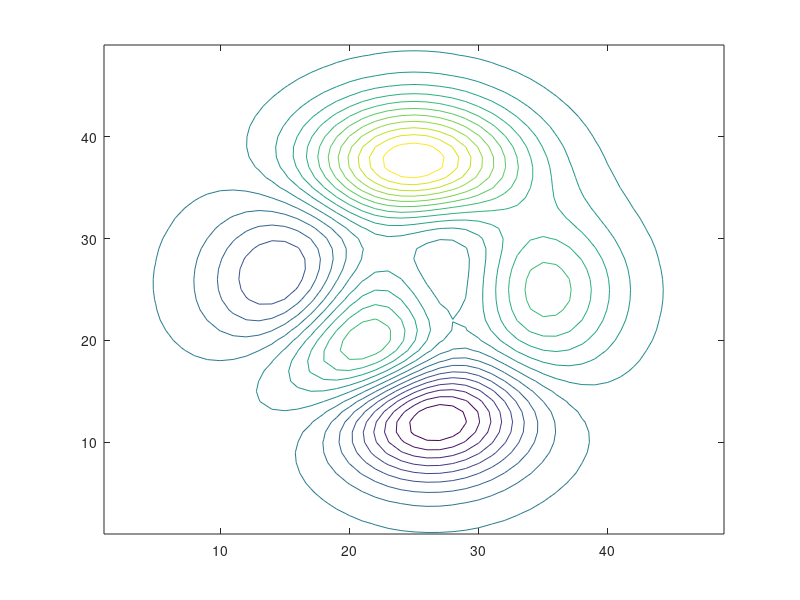
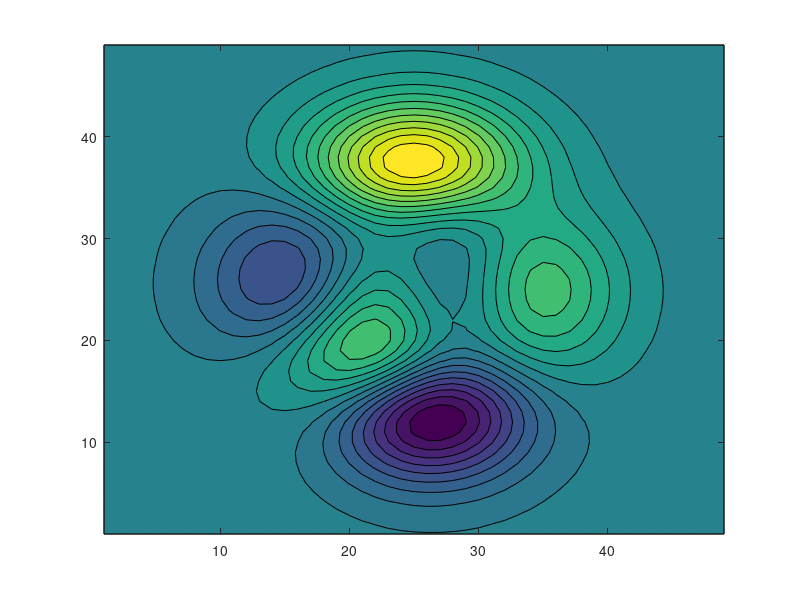
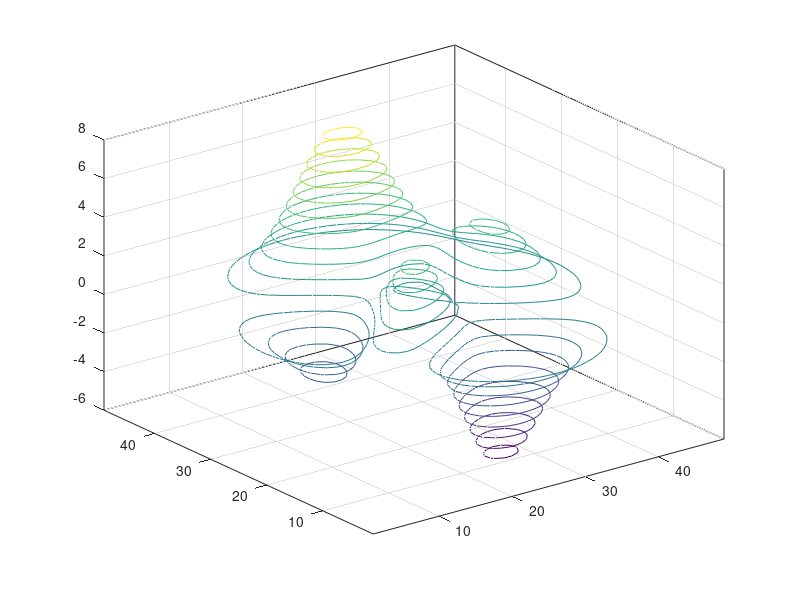
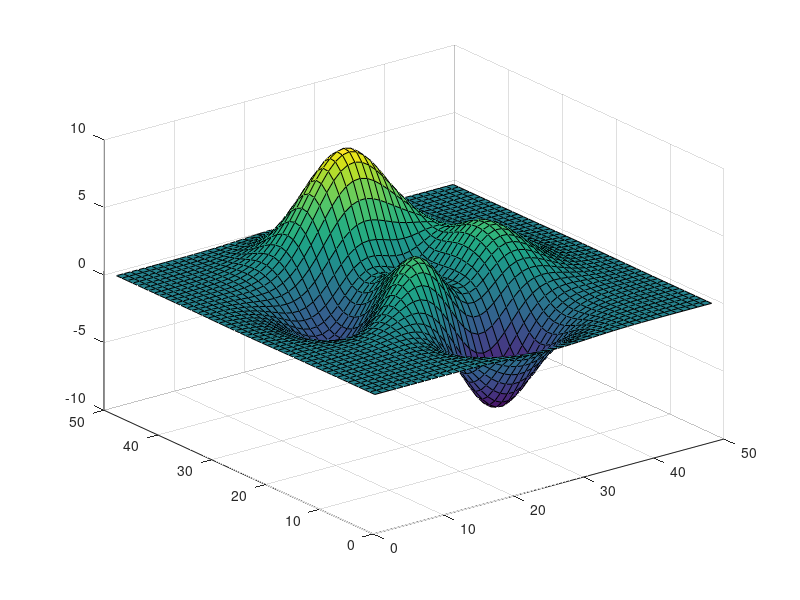

MATLAB code to generate these figures, in order: (Note: this script raises an error after producing the figures.)
% lecture figures

% Contour
figure; contour(peaks,20); 
figure; contourf(peaks,20); 
figure; contour3(peaks,20); 

% Surf
figure; surf(peaks); 
figure; surfc(peaks); 
figure; waterfall(peaks); 
figure; mesh(peaks); 
figure; meshc(peaks); 

% Quiver, Contour, Streamline
figure;
[x,y] = meshgrid(-2:.2:2,-1:.15:1);
z = x .* exp(-x.^2 - y.^2); [px,py] = gradient(z,.2,.15);
contour(x,y,z), hold on
quiver(x,y,px,py);
streamline(x,y,px,py,[-0.5,-0.5,-0.5,-1,-1,-1],[-0.5,0,0.5,-0.5,0,0.5]), hold off, axis image

% Scalar volume
[x y z v] = flow;
figure;
h=contourslice(x,y,z,v,[1:9],[],[0], linspace(-8,2,10));
set(gca,'view',[149.5 44]); 

figure;
slice(x,y,z,v,[2,8],[-2],[0]); 
set(gca,'view',[149.5 44]); 

figure;
for i = -5:0
    isosurface(x,y,z,v,i);
end
set(gca,'view',[149.5 44]); 

% Vector volume
% coneplot
figure;
load wind
vel = sqrt(u.*u + v.*v + w.*w);
p = patch(isosurface(x,y,z,vel, 40));
isonormals(x,y,z,vel, p)
set(p, 'FaceColor', 'red', 'EdgeColor', 'none');

[f verts] = reducepatch(isosurface(x,y,z,vel, 30), .2);
h=coneplot(x,y,z,u,v,w,verts(:,1),verts(:,2),verts(:,3),2);
set(h, 'FaceColor', 'blue', 'EdgeColor', 'none');
[cx cy cz] = meshgrid(linspace(71,134,10),linspace(18,59,10),3:4:15);
h2=coneplot(x,y,z,u,v,w,cx,cy,cz,v,2); %color by North/South velocity
set(h2, 'EdgeColor', 'none');

axis tight; box on
camproj p; camva(24); campos([185 2 102])
camlight left; lighting phong

% streamtube
figure;
load wind
[sx sy sz] = meshgrid(80, 20:10:50, 0:5:15);
h=streamtube(x,y,z,u,v,w,sx,sy,sz);
axis tight
shading interp;
view(3);
camlight; lighting gouraud

% streamslice
figure;
z = peaks;
surf(z); hold on
shading interp;
[c ch] = contour3(z,20); set(ch, 'edgecolor', 'b')
[u v] = gradient(z);
h = streamslice(-u,-v);  % downhill
set(h, 'color', 'k')
for i=1:length(h);
    zi = interp2(z,get(h(i), 'xdata'), get(h(i),'ydata'));
    set(h(i),'zdata', zi);
end
view(30,50); axis tight
